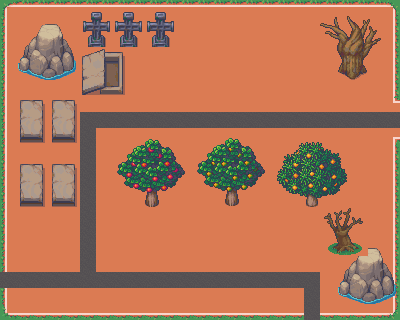

Below is a game level as drawn by its tile map, then a one-line description and the .tmx that defines it (tile-layer data replaced by summaries):
An orthogonal 25x20 tile map with 16x16 px tiles, 3 tile layers (Background, Road, Prop), 7 tilesets and 8 objects (6x Transaction, 2x Props).

<map version="1.10" tiledversion="1.12.2" class="MapMeta" orientation="orthogonal" renderorder="right-down" width="25" height="20" tilewidth="16" tileheight="16" infinite="0" nextlayerid="5" nextobjectid="31">
 <properties>
  <property name="mapId" value="f11a4867-c98d-5857-8c6a-e93bd568eda3" />
  <property name="Sort" type="int" value="3" />
  <property name="mapName" value="西郊" />
  <property name="region" value="开源镇" />
  <property name="type" propertytype="MapType" value="outDoor" />
 </properties>
 <tileset firstgid="1" source="../../../tilesets/Game_Maker_Studio_Autotiles_16x16.tsx" />
 <tileset firstgid="1249" source="../../../tilesets/1_Terrains_16x16.tsx" />
 <tileset firstgid="1985" source="../../../tilesets/5_Fruit_Trees.tsx" />
 <tileset firstgid="3160" source="../../../tilesets/装饰物.tsx" />
 <tileset firstgid="3178" source="../../../tilesets/21_Beach_16x16.tsx" />
 <tileset firstgid="7178" source="../../../tilesets/19_Graveyard_16x16.tsx" />
 <tileset firstgid="8458" source="../../../tilesets/11_Camping_16x16.tsx" />
 <layer id="1" name="Background" width="25" height="20">
  <data>[500 cells, 500 non-empty, 11 distinct tile ids]</data>
 </layer>
 <layer id="2" name="Road" width="25" height="20">
  <data>[500 cells, 51 non-empty, 1 distinct tile ids]</data>
 </layer>
 <layer id="3" name="Prop" width="25" height="20">
  <data>[500 cells, 181 non-empty, 137 distinct tile ids]</data>
 </layer>
 <objectgroup id="4" name="Interactive">
  <object id="19" type="Transaction" x="0" y="272" width="16" height="16">
   <properties>
    <property name="from" value="f11a4867-c98d-5857-8c6a-e93bd568eda3" />
    <property name="to" value="44ebb310-6990-5d82-bc23-623343b9acca" />
   </properties>
  </object>
  <object id="20" type="Transaction" x="16" y="272" width="16" height="16">
   <properties>
    <property name="from" value="44ebb310-6990-5d82-bc23-623343b9acca" />
    <property name="to" value="f11a4867-c98d-5857-8c6a-e93bd568eda3" />
   </properties>
  </object>
  <object id="21" type="Transaction" x="384" y="112" width="16" height="16">
   <properties>
    <property name="from" value="f11a4867-c98d-5857-8c6a-e93bd568eda3" />
    <property name="to" value="25f3952d-ec39-53af-a8c1-d523c43b80b0" />
   </properties>
  </object>
  <object id="22" type="Transaction" x="368" y="112" width="16" height="16">
   <properties>
    <property name="from" value="25f3952d-ec39-53af-a8c1-d523c43b80b0" />
    <property name="to" value="f11a4867-c98d-5857-8c6a-e93bd568eda3" />
   </properties>
  </object>
  <object id="24" type="Transaction" x="304" y="304" width="16" height="16">
   <properties>
    <property name="from" value="f11a4867-c98d-5857-8c6a-e93bd568eda3" />
    <property name="to" value="da94005d-198e-5e73-8a5a-d0a8ac87911b" />
   </properties>
  </object>
  <object id="25" type="Transaction" x="304" y="288" width="16" height="16">
   <properties>
    <property name="from" value="da94005d-198e-5e73-8a5a-d0a8ac87911b" />
    <property name="to" value="f11a4867-c98d-5857-8c6a-e93bd568eda3" />
   </properties>
  </object>
  <object id="28" type="Props" gid="3165" x="304" y="272" width="14.875" height="16">
  </object>
  <object id="29" type="Props" gid="3176" x="64" y="272" width="16.4583" height="16">
  </object>
 </objectgroup>
</map>
